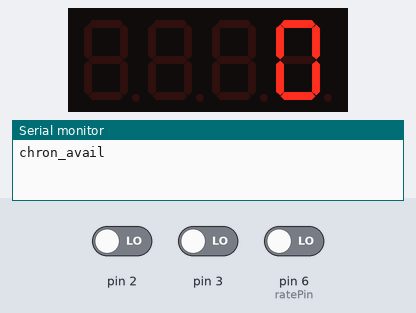
The sketch below on a simulated Arduino Uno, built with avr-gcc and run on an emulated ATmega328P. Shown: 4-digit seven-segment display, the last lines printed to the serial monitor. The test bench sets the inputs (shaded band); at power-on: pin 6 (ratePin) LOW, pin 3 LOW, pin 2 LOW.

Above: at 3.8 s.
3.9 s: pin 6 (ratePin) driven HIGH
At 4.5 s:
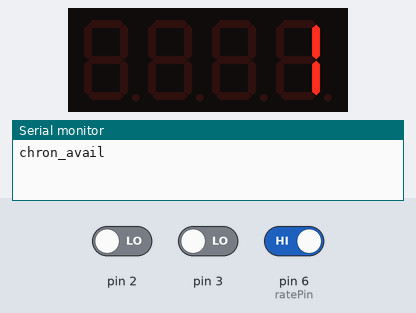
6.1 s: pin 3 driven HIGH
At 7.7 s:
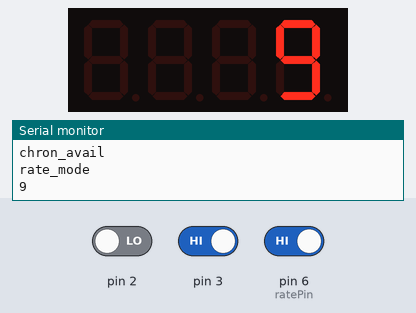
8.7 s: pin 6 (ratePin) driven LOW
At 10.8 s:
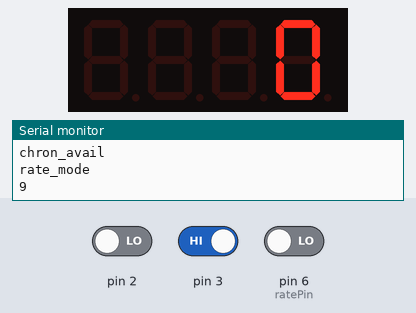
Timing chart, 0 to 12.3 s (numbered marks = the images above; inputs shaded):
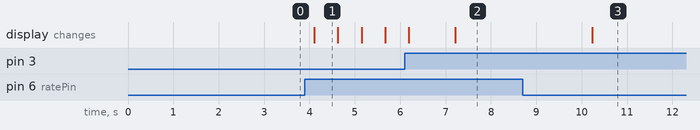

The sketch:

chronStrCrossAvr.ino
```cpp
#include <TM1637Display.h>

#define CLK 5 // display clk port
#define DIO 4 // display dio port
#define intFirst 1 // entry sensor interrupt (refer to your avr board documents for this)
#define intSecond 0 // out sensor interrupt (refer to your avr board documents for this)
#define sensorDistance 0.12 // distance beetwen sensors in cm
#define showDelayTime 3000 // result showing time
#define waitDelay 20000 // wait timeout
#define screenBrightness 5 // seven segment indicator brightness level 0-6
#define ratePin 6 // digital pin of rate of fire mode

TM1637Display display(CLK, DIO);

void showReady()
{
  display.showNumberDec(0);
  delay(1000);
}

void showError() {
  display.showNumberDec(9999);
  delay(100);
}

// variables block
float bulletSpeed;
volatile long timeEntry = 0;
volatile long timeOut = 0;
volatile int shotsPerMinute = 0;
volatile long lastShot = 0;
boolean rateFlag = false;
boolean rateWelcomeFlag = false;
// end variables block

void isrEntry() { // first interrupt handler
  timeEntry = micros();
  shotsPerMinute = 60/((float)(timeEntry-lastShot)/1000000);
  lastShot = timeEntry;
}

void isrOut() { // second interrupt handler
  timeOut = micros();
}

void setup() {
  attachInterrupt(intFirst, isrEntry, RISING);
  attachInterrupt(intSecond, isrOut, RISING);

  display.setBrightness(screenBrightness);

  Serial.begin(9600);
  Serial.println("chron_avail");
}

void loop() {
  showReady();
  if(digitalRead(ratePin) == HIGH) {
    if(rateWelcomeFlag == false) {
      display.showNumberDec(1);
      delay(500);
      display.showNumberDec(14);
      delay(500);
      display.showNumberDec(148);
      delay(500);
      display.showNumberDec(1488);
      delay(500);
      Serial.println("rate_mode");
      showReady();
      rateWelcomeFlag = true;
    }
    rateBeginning:
    display.showNumberDec(shotsPerMinute);
    Serial.println(shotsPerMinute);
    delay(showDelayTime);
    timeEntry = 0;
    timeOut = 0;
    if(digitalRead(ratePin) == HIGH) goto rateBeginning;
  }
  else {
    if(rateWelcomeFlag == true) Serial.println("regular_mode");
    rateWelcomeFlag = false;
    shotsPerMinute = 0;
  }
  if(timeEntry > 0) if(timeOut - timeEntry < waitDelay) {
    bulletSpeed = ((float)sensorDistance * 1000000 / (timeOut - timeEntry));
    display.showNumberDec(bulletSpeed);
    Serial.println(bulletSpeed);
    timeEntry = 0;
    timeOut = 0;
    delay(showDelayTime);
  }
  else {
    showError();
    timeEntry = 0;
    timeOut = 0;
    delay(showDelayTime);
  }
}
```

Measured:
- after the input at 3.9 s, the display: changes after 0.21 s (image 1)
- after the input at 6.1 s, the display: first differs from a run without the input after 1.1 s (image 2)
- after the input at 8.7 s, the display: changes after 1.5 s (image 3)
- what the display in image 1 shows lasts 0.5 s, from 4.1 s to 4.6 s
